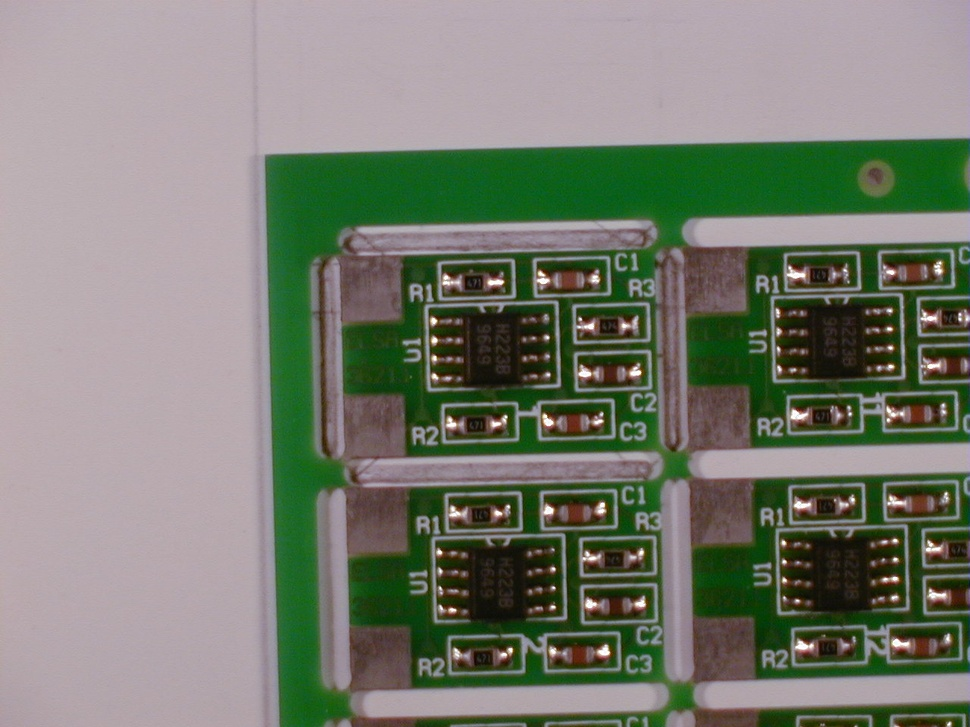
#> input picture ExemploProcImg/Imagens/b01/07180001.jpg, 970 x 727 px, shrunk from 1280 x 960 before the run
$ python showImg.py
#> lines starting #> are read from the running program, lines starting #| are printed output that depends on the picture
import numpy as np
import cv2 as cv
from matplotlib import pyplot as plt


def loadImage(fileName, inRGB = True):

    if inRGB:
        img = cv.imread(cv.samples.findFile(fileName)) # Carrega a imagem colorida
    else:
        img = cv.imread(cv.samples.findFile(fileName), cv.IMREAD_GRAYSCALE) #   Carrega em escala de cinza

    return img


def showHistogram(img):
    #imgShape = img.shape
    #if len(img.shape) == 3:
    if img.ndim == 3:
        color = ('b','g','r')
        for i,col in enumerate(color):
            histr = cv.calcHist([img],[i],None,[256],[0,256])
            plt.plot(histr,color = col)
            plt.xlim([0,256])

    else:
        histr = cv.calcHist([img],[0],None,[256],[0,256])
        plt.plot(histr)
        plt.xlim([0,256])
    plt.show()

def applyFilter(img, opt = 0):

    if opt == 0:
        src = cv.medianBlur(img, 11) #  Aplica filtro Median Blur
    else:
        src = cv.GaussianBlur(img, (5, 5), 0) # Aplica filtro Gaussian Blur

    return src

def main():
    #  Carregando a imagem de arquivo específico ...
    fileName = "Imagens/b01/07180001.jpg"
    # ... colorida e ...
    srcRGB = loadImage(fileName)
#> in loadImage, img is the input picture: shape (727, 970, 3); mean B, G, R 112.3, 125.2, 120.7
    # ... em tons de cinza.
    srcGrey = loadImage(fileName, False)
#> call 2 of loadImage, with fileName = 'Imagens/b01/07180001.jpg', inRGB = False
#> in loadImage (call 2), `img = cv.imread(cv.samples.findFile(fileName), cv.IMREAD_GRAYSCALE)`:
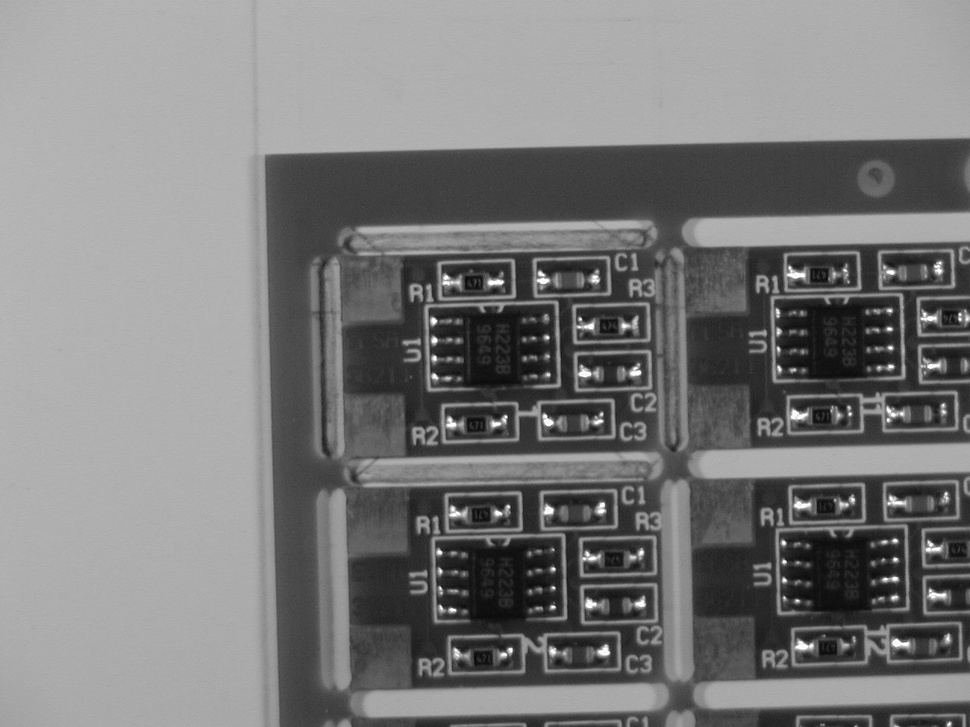
#> img: shape (727, 970); min 7, max 255, mean 122.4

    # Mostrando a imagem colorida na tela
    cv.namedWindow("Original RGB", cv.WINDOW_NORMAL)
    cv.imshow("Original RGB", srcRGB)
    # Mostrando a imagem em tons de cinza na tela
    cv.namedWindow("Original Grey", cv.WINDOW_NORMAL)
    cv.imshow("Original Grey", srcGrey)
    cv.waitKey()

    #  Mostrando o histograma da imagem colorida ..;
    showHistogram(srcRGB)
#> in showHistogram, `plt.show()`:
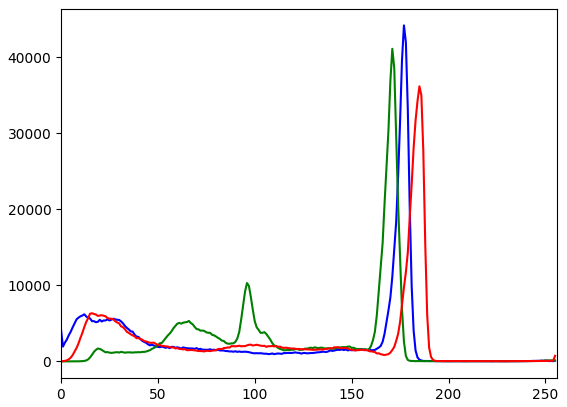
#> figure drawn by matplotlib, 1 panel; curve peaks at x = 177, y = 44155; curve peaks at x = 171, y = 41081; curve peaks at x = 185, y = 36152
    # ... e da imagem em tons de cinza
    showHistogram(srcGrey)
#> in showHistogram (call 2), `histr = cv.calcHist([img],[0],None,[256],[0,256])`: histr = 256 values, max 42418 at index 176, min 0 at index 0, mean 2754.6
#> in showHistogram (call 2), `plt.show()`:
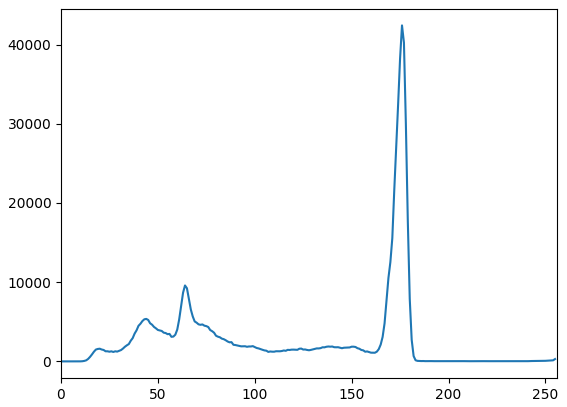
#> figure drawn by matplotlib, 1 panel; curve peaks at x = 176, y = 42418

    #  Aplicando filtro medianBlur ..
    imgFMB = applyFilter(srcGrey)
#> in applyFilter, `src = cv.medianBlur(img, 11)`:
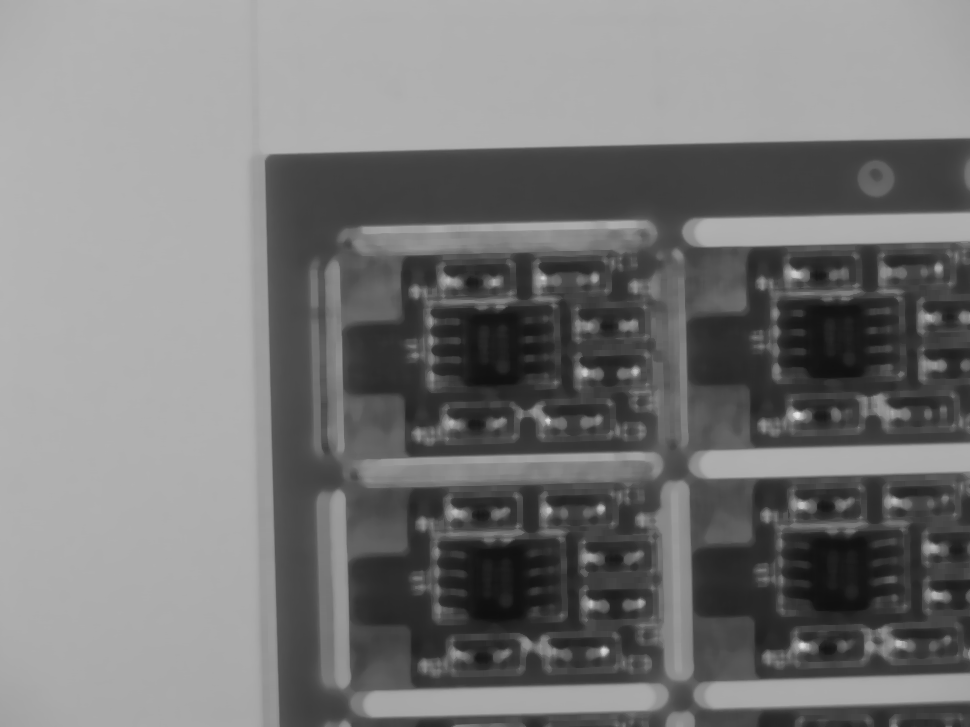
#> src: shape (727, 970); min 15, max 230, mean 120.2
    # ... e GaussianBlur
    imgFGB = applyFilter(srcGrey, 1)

    # Mostrando a imagem filtrada com medianBlur
    cv.namedWindow("medianBlur", cv.WINDOW_NORMAL)
    cv.imshow("medianBlur", imgFMB)
    # Mostrando a imagem filtrada com GaussianBlur
    cv.namedWindow("GaussianBlur", cv.WINDOW_NORMAL)
    cv.imshow("GaussianBlur", imgFGB)
    cv.waitKey()


    cv.destroyAllWindows()
    return 0

if __name__ == "__main__":
    main()
